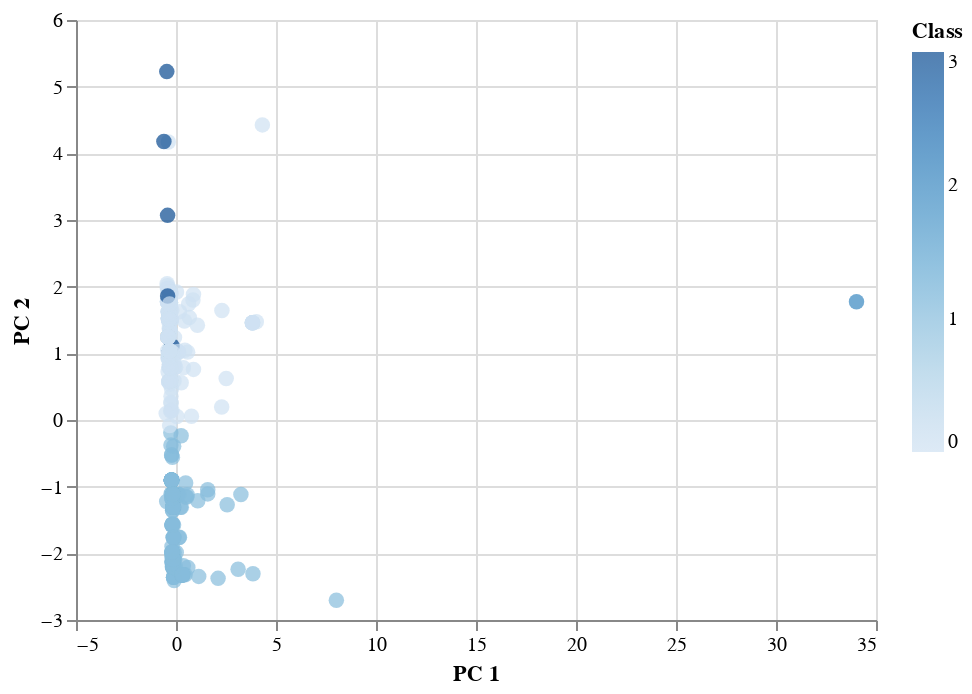

Write notebook code for a chart like this one.
### Markdown cell above
### Visualizing Results

#### 3D-Scatter with Clusters

### Code cell
alt.Chart(clustered_df).mark_circle(size=60).encode(
    x='PC 1',
    y='PC 2',
    color='Class',
    tooltip=['CoinName', 'Algorithm', 'TotalCoinsMined', 'TotalCoinSupply']
).interactive()

### Figure 1 — Vega-Lite specification as saved in the notebook (floating-point values rounded to 4 significant figures; data arrays with more than 128 entries replaced by an {"elided": "..."} marker saying what was removed)
{"config": {"view": {"continuousWidth": 400, "continuousHeight": 300}}, "data": {"name": "data-7d518eb93868901e64bbf05e0c605cb8"}, "mark": {"type": "circle", "size": 60}, "encoding": {"color": {"type": "quantitative", "field": "Class"}, "tooltip": [{"type": "nominal", "field": "CoinName"}, {"type": "nominal", "field": "Algorithm"}, {"type": "quantitative", "field": "TotalCoinsMined"}, {"type": "nominal", "field": "TotalCoinSupply"}], "x": {"type": "quantitative", "field": "PC 1"}, "y": {"type": "quantitative", "field": "PC 2"}}, "selection": {"selector002": {"type": "interval", "bind": "scales", "encodings": ["x", "y"]}}, "$schema": "https://vega.github.io/schema/vega-lite/v4.8.1.json", "datasets": {"data-7d518eb93868901e64bbf05e0c605cb8": {"elided": "533 records"}}}
